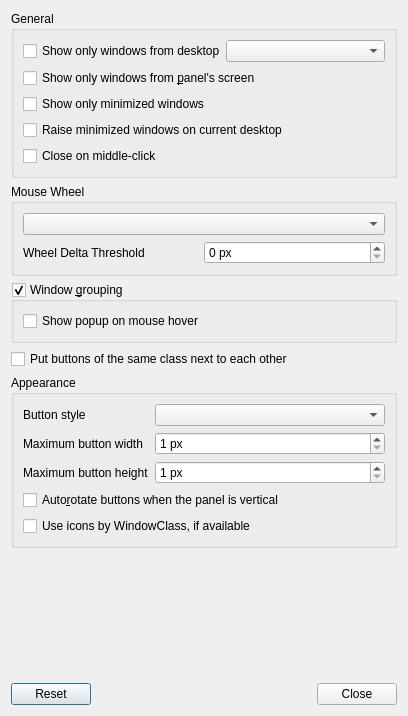
<?xml version="1.0" encoding="UTF-8"?>
<ui version="4.0">
 <class>LXQtTaskbarConfiguration</class>
 <widget class="QDialog" name="LXQtTaskbarConfiguration">
  <property name="geometry">
   <rect>
    <x>0</x>
    <y>0</y>
    <width>408</width>
    <height>716</height>
   </rect>
  </property>
  <property name="windowTitle">
   <string>Task Manager Settings</string>
  </property>
  <layout class="QGridLayout" name="gridLayout">
   <item row="0" column="0">
    <widget class="QGroupBox" name="WLContentGB">
     <property name="title">
      <string>General</string>
     </property>
     <layout class="QVBoxLayout" name="verticalLayout_2">
      <item>
       <layout class="QHBoxLayout" name="horizontalLayout">
        <property name="spacing">
         <number>0</number>
        </property>
        <property name="leftMargin">
         <number>0</number>
        </property>
        <property name="topMargin">
         <number>0</number>
        </property>
        <property name="rightMargin">
         <number>0</number>
        </property>
        <property name="bottomMargin">
         <number>0</number>
        </property>
        <item>
         <widget class="QCheckBox" name="limitByDesktopCB">
          <property name="text">
           <string>Show only windows from desktop</string>
          </property>
         </widget>
        </item>
        <item>
         <widget class="QComboBox" name="showDesktopNumCB"/>
        </item>
       </layout>
      </item>
      <item>
       <widget class="QCheckBox" name="limitByScreenCB">
        <property name="text">
         <string>Show only windows from &amp;panel's screen</string>
        </property>
       </widget>
      </item>
      <item>
       <widget class="QCheckBox" name="limitByMinimizedCB">
        <property name="text">
         <string>Show only minimized windows</string>
        </property>
       </widget>
      </item>
      <item>
       <widget class="QCheckBox" name="raiseOnCurrentDesktopCB">
        <property name="text">
         <string>Raise minimized windows on current desktop</string>
        </property>
       </widget>
      </item>
      <item>
       <widget class="QCheckBox" name="middleClickCB">
        <property name="text">
         <string>Close on middle-click</string>
        </property>
       </widget>
      </item>
     </layout>
    </widget>
   </item>
   <item row="1" column="0">
    <widget class="QGroupBox" name="WLMousewheelGB">
     <property name="title">
      <string>Mouse Wheel</string>
     </property>
     <layout class="QVBoxLayout" name="verticalLayout_mousewheel">
      <item>
       <widget class="QComboBox" name="wheelEventsActionCB"/>
      </item>
      <item>
       <layout class="QHBoxLayout" name="horizontalLayout_2">
        <property name="spacing">
         <number>0</number>
        </property>
        <property name="leftMargin">
         <number>0</number>
        </property>
        <property name="topMargin">
         <number>0</number>
        </property>
        <property name="rightMargin">
         <number>0</number>
        </property>
        <property name="bottomMargin">
         <number>0</number>
        </property>
        <item>
         <widget class="QLabel" name="wheelDeltaThresholdLabel">
          <property name="text">
           <string>Wheel Delta Threshold</string>
          </property>
         </widget>
        </item>
        <item>
         <widget class="QSpinBox" name="wheelDeltaThresholdSB">
          <property name="sizePolicy">
           <sizepolicy hsizetype="Preferred" vsizetype="Fixed">
            <horstretch>0</horstretch>
            <verstretch>0</verstretch>
           </sizepolicy>
          </property>
          <property name="suffix">
           <string> px</string>
          </property>
          <property name="minimum">
           <number>0</number>
          </property>
          <property name="maximum">
           <number>300</number>
          </property>
         </widget>
        </item>
       </layout>
      </item>
     </layout>
    </widget>
   </item>
   <item row="2" column="0">
    <widget class="QGroupBox" name="groupingGB">
     <property name="title">
      <string>Window &amp;grouping</string>
     </property>
     <property name="checkable">
      <bool>true</bool>
     </property>
     <layout class="QVBoxLayout" name="verticalLayout_3">
      <item>
       <widget class="QCheckBox" name="showGroupOnHoverCB">
        <property name="text">
         <string>Show popup on mouse hover</string>
        </property>
       </widget>
      </item>
     </layout>
    </widget>
   </item>
   <item row="3" column="0">
    <widget class="QCheckBox" name="ungroupedNextToExistingCB">
     <property name="text">
      <string>Put buttons of the same class next to each other</string>
     </property>
    </widget>
   </item>
   <item row="4" column="0">
    <widget class="QGroupBox" name="WLApperanceGB">
     <property name="title">
      <string>Appearance</string>
     </property>
     <layout class="QFormLayout" name="formLayout">
      <property name="fieldGrowthPolicy">
       <enum>QFormLayout::AllNonFixedFieldsGrow</enum>
      </property>
      <item row="0" column="0">
       <widget class="QLabel" name="buttonStyleL">
        <property name="text">
         <string>Button style</string>
        </property>
       </widget>
      </item>
      <item row="0" column="1">
       <widget class="QComboBox" name="buttonStyleCB"/>
      </item>
      <item row="1" column="0">
       <widget class="QLabel" name="buttonWidthL">
        <property name="text">
         <string>Maximum button width</string>
        </property>
       </widget>
      </item>
      <item row="1" column="1">
       <widget class="QSpinBox" name="buttonWidthSB">
        <property name="sizePolicy">
         <sizepolicy hsizetype="Preferred" vsizetype="Fixed">
          <horstretch>0</horstretch>
          <verstretch>0</verstretch>
         </sizepolicy>
        </property>
        <property name="suffix">
         <string> px</string>
        </property>
        <property name="minimum">
         <number>1</number>
        </property>
        <property name="maximum">
         <number>2147483647</number>
        </property>
       </widget>
      </item>
      <item row="2" column="0">
       <widget class="QLabel" name="buttonHeightL">
        <property name="text">
         <string>Maximum button height</string>
        </property>
       </widget>
      </item>
      <item row="2" column="1">
       <widget class="QSpinBox" name="buttonHeightSB">
        <property name="sizePolicy">
         <sizepolicy hsizetype="Preferred" vsizetype="Fixed">
          <horstretch>0</horstretch>
          <verstretch>0</verstretch>
         </sizepolicy>
        </property>
        <property name="suffix">
         <string> px</string>
        </property>
        <property name="minimum">
         <number>1</number>
        </property>
        <property name="maximum">
         <number>500</number>
        </property>
       </widget>
      </item>
      <item row="3" column="0" colspan="2">
       <widget class="QCheckBox" name="autoRotateCB">
        <property name="text">
         <string>Auto&amp;rotate buttons when the panel is vertical</string>
        </property>
       </widget>
      </item>
      <item row="4" column="0" colspan="2">
       <widget class="QCheckBox" name="iconByClassCB">
        <property name="text">
         <string>Use icons by WindowClass, if available</string>
        </property>
       </widget>
      </item>
     </layout>
    </widget>
   </item>
   <item row="5" column="0">
    <spacer name="verticalSpacer">
     <property name="orientation">
      <enum>Qt::Vertical</enum>
     </property>
     <property name="sizeHint" stdset="0">
      <size>
       <width>20</width>
       <height>40</height>
      </size>
     </property>
    </spacer>
   </item>
   <item row="6" column="0">
    <layout class="QHBoxLayout" name="horizontalLayout_3">
     <item>
      <widget class="QDialogButtonBox" name="buttonBox_1">
       <property name="orientation">
        <enum>Qt::Horizontal</enum>
       </property>
       <property name="standardButtons">
        <set>QDialogButtonBox::Reset</set>
       </property>
      </widget>
     </item>
     <item>
      <spacer name="horizontalSpacer">
       <property name="orientation">
        <enum>Qt::Horizontal</enum>
       </property>
       <property name="sizeHint" stdset="0">
        <size>
         <width>40</width>
         <height>20</height>
        </size>
       </property>
      </spacer>
     </item>
     <item>
      <spacer name="horizontalSpacer_2">
       <property name="orientation">
        <enum>Qt::Horizontal</enum>
       </property>
       <property name="sizeHint" stdset="0">
        <size>
         <width>40</width>
         <height>20</height>
        </size>
       </property>
      </spacer>
     </item>
     <item>
      <widget class="QDialogButtonBox" name="buttonBox_2">
       <property name="orientation">
        <enum>Qt::Horizontal</enum>
       </property>
       <property name="standardButtons">
        <set>QDialogButtonBox::Close</set>
       </property>
      </widget>
     </item>
    </layout>
   </item>
  </layout>
 </widget>
 <resources/>
 <connections>
  <connection>
   <sender>buttonBox_1</sender>
   <signal>accepted()</signal>
   <receiver>LXQtTaskbarConfiguration</receiver>
   <slot>accept()</slot>
   <hints>
    <hint type="sourcelabel">
     <x>262</x>
     <y>496</y>
    </hint>
    <hint type="destinationlabel">
     <x>157</x>
     <y>274</y>
    </hint>
   </hints>
  </connection>
  <connection>
   <sender>buttonBox_1</sender>
   <signal>rejected()</signal>
   <receiver>LXQtTaskbarConfiguration</receiver>
   <slot>reject()</slot>
   <hints>
    <hint type="sourcelabel">
     <x>330</x>
     <y>496</y>
    </hint>
    <hint type="destinationlabel">
     <x>286</x>
     <y>274</y>
    </hint>
   </hints>
  </connection>
 </connections>
</ui>
